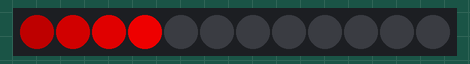
The sketch below on a simulated Arduino Uno, built with avr-gcc and run on an emulated ATmega328P. Parts: 12 RGB LEDs in strip order, left to right.

Above: at 1.07 s.
At 1.49 s:
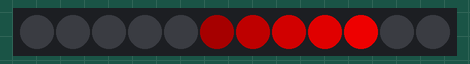
At 2.05 s:
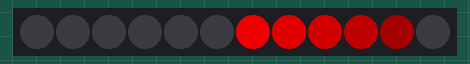
At 2.47 s:
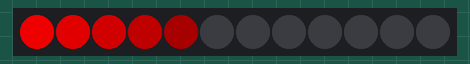
At 3.03 s:
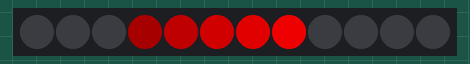

The sketch:

knightridertie.ino
```cpp
#include <Adafruit_NeoPixel.h>

// SETUP YOUR OUTPUT PIN AND NUMBER OF PIXELS
#define PIN 6
#define NUM_PIXELS  12

Adafruit_NeoPixel pixels = Adafruit_NeoPixel(NUM_PIXELS, PIN, NEO_GRB + NEO_KHZ800);

int speed = 60;
int bar = 5;
int offset = bar/2;
void setup() {
  pixels.begin();
  delay(1000);
}

void loop() {
    for(int i = -offset; i<=NUM_PIXELS-bar+offset; i++){
    // pixels.Color takes RGB values, from 0,0,0 up to 255,255,255
      for(int j = 0; j-i<NUM_PIXELS;j++){
        if (j>=i && j-i<bar){
         pixels.setPixelColor(j, pixels.Color(200*(j-i+1)/bar,0,0)); // Moderately bright green color.
        }
        else{
          pixels.setPixelColor(j,pixels.Color(0,0,0));
        }
        pixels.show(); // This sends the updated pixel color to the hardware.
       }

        delay(speed); // Delay for a period of time (in milliseconds).
    }
    for(int i = -offset; i<=NUM_PIXELS-bar+offset; i++){
    // pixels.Color takes RGB values, from 0,0,0 up to 255,255,255
      for(int j = 0; j-i<NUM_PIXELS;j++){
        if (j>=i && j-i<bar){
         pixels.setPixelColor(NUM_PIXELS-j-1, pixels.Color(200*(j-i+1)/bar,0,0)); // Moderately bright green color.
        }
        else{
          pixels.setPixelColor(NUM_PIXELS-j-1,pixels.Color(0,0,0));
        }
        pixels.show(); // This sends the updated pixel color to the hardware.
       }
        delay(speed); // Delay for a period of time (in milliseconds).
    }

}
```

Measured:
- by itself, everything shown: repeats every 1.7 s, in 24 steps
